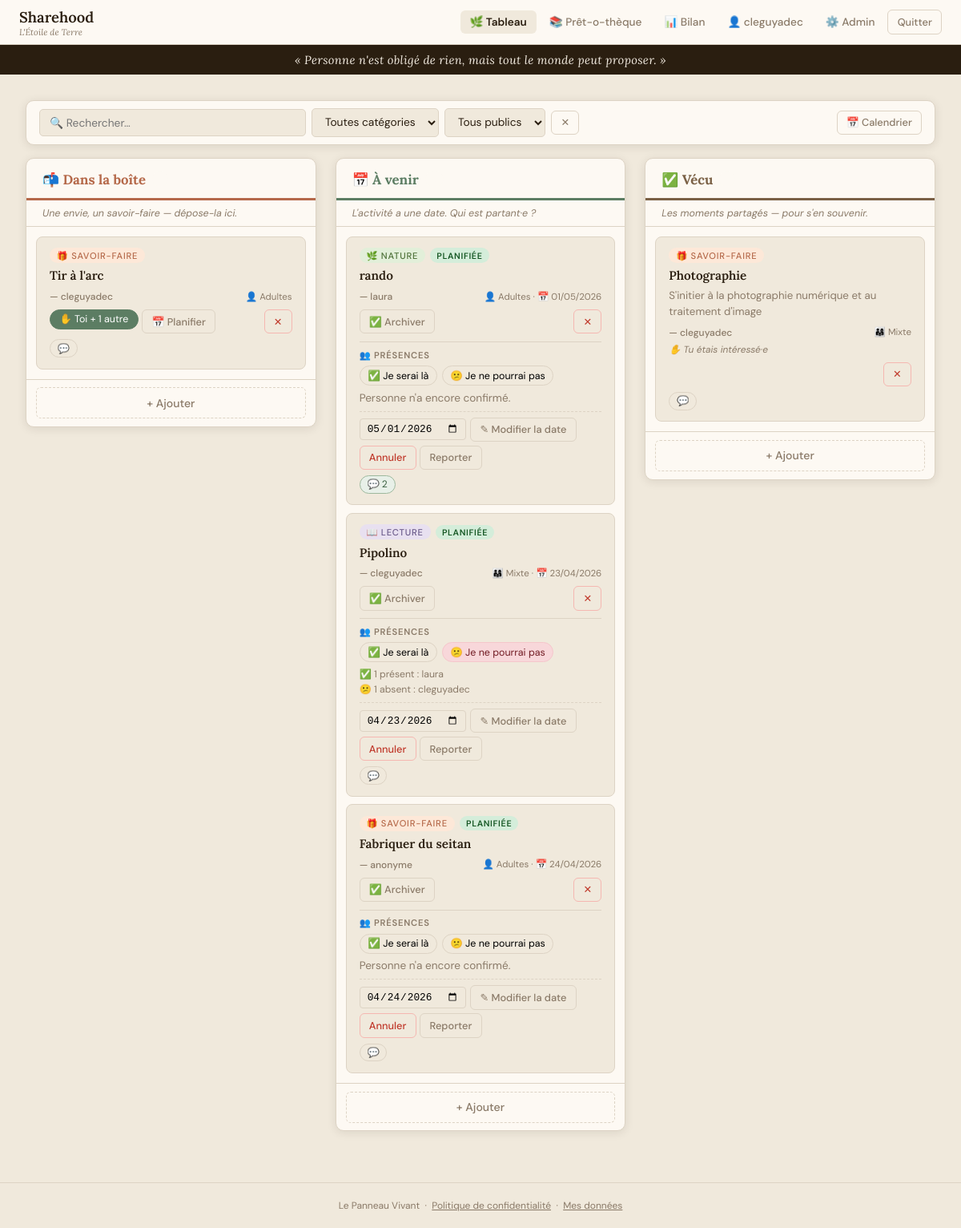
Page /?action=board (signed in) on the earlier database version.
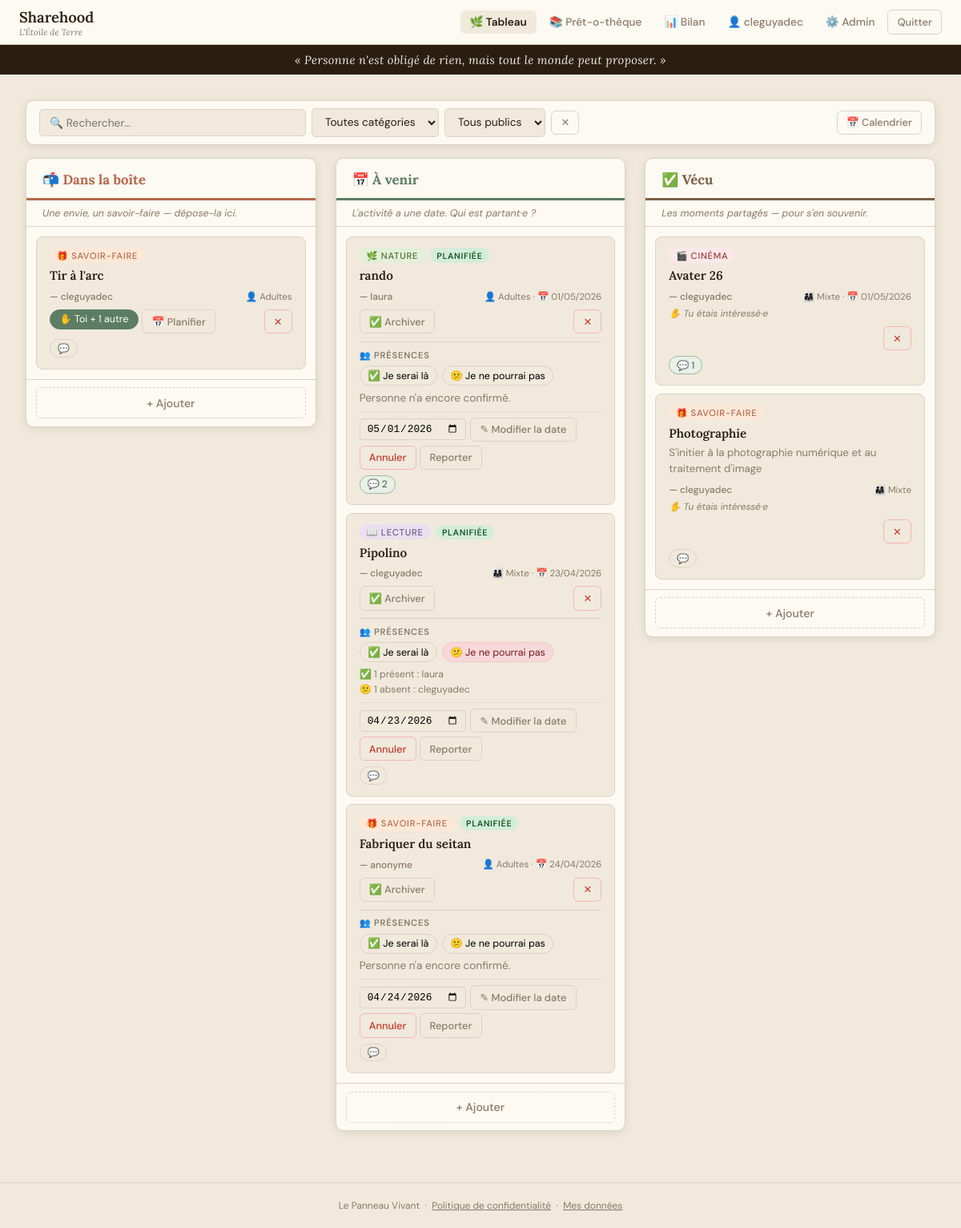
Same page on the later database version.
### tables this page shows
CREATE TABLE users (
            id               INTEGER PRIMARY KEY AUTOINCREMENT,
            display_name     TEXT    NOT NULL,
            password_hash    TEXT    NOT NULL,
            role             TEXT    NOT NULL DEFAULT 'member',
            household        TEXT,
            created_at       TEXT    NOT NULL DEFAULT (datetime('now')),
            last_login       TEXT,
            is_active        INTEGER NOT NULL DEFAULT 1,
            gdpr_consent_at  TEXT
        );

CREATE TABLE cards (
            id           INTEGER PRIMARY KEY AUTOINCREMENT,
            column_id    INTEGER NOT NULL DEFAULT 0,
            tag          TEXT    NOT NULL DEFAULT 'autre',
            title        TEXT    NOT NULL,
            body         TEXT,
            author_id    INTEGER,
            audience     TEXT    DEFAULT 'adultes',
            event_date   TEXT,
            created_at   TEXT    NOT NULL DEFAULT (datetime('now')),
            updated_at   TEXT, status TEXT NOT NULL DEFAULT 'idea',
            FOREIGN KEY (author_id) REFERENCES users(id) ON DELETE SET NULL
        );

### functions.php (called while the page is built, shortened)
<?php
function getDB(): PDO
{
    static $db = null;
    if ($db === null) {
        $db = new PDO('sqlite:' . DB_PATH);
        $db->setAttribute(PDO::ATTR_ERRMODE,            PDO::ERRMODE_EXCEPTION);
        $db->setAttribute(PDO::ATTR_DEFAULT_FETCH_MODE, PDO::FETCH_ASSOC);
        $db->exec('PRAGMA journal_mode = WAL');
        $db->exec('PRAGMA foreign_keys = ON');
    }
    return $db;
}
function currentUser(): ?array
{
    $stmt = getDB()->prepare('SELECT * FROM users WHERE id = ? AND is_active = 1');
    $stmt->execute([$_SESSION['user_id']]);
    return $stmt->fetch() ?: null;
}
function requireAuth(): array
{
    $user = currentUser();
    return $user;
}
function getCards(): array
{
    $stmt = getDB()->query('
        SELECT c.*, u.display_name AS author_name
        FROM   cards c
        LEFT JOIN users u ON c.author_id = u.id
        ORDER  BY c.column_id ASC, c.created_at DESC
    ');
    $cols = [0 => [], 1 => [], 2 => []];
    foreach ($stmt->fetchAll() as $card) {
        $cols[(int) $card['column_id']][] = $card;
    }
    return $cols;
}
function getCardInterests(int $cardId): array
{
    $stmt = getDB()->prepare('
        SELECT i.user_id, u.display_name
        FROM   interests i
        JOIN   users u ON i.user_id = u.id
        WHERE  i.card_id = ?
    ');
    $stmt->execute([$cardId]);
    return $stmt->fetchAll();
}
function getPresences(int $cardId): array
{
    $stmt = getDB()->prepare('
        SELECT p.user_id, p.attending, u.display_name
        FROM   presences p
        JOIN   users u ON p.user_id = u.id
        WHERE  p.card_id = ?
        ORDER  BY p.attending DESC, p.created_at ASC
    ');
    $stmt->execute([$cardId]);
    return $stmt->fetchAll();
}
function h(string $s): string
{
    return htmlspecialchars($s, ENT_QUOTES | ENT_SUBSTITUTE, 'UTF-8');
}
function fmtDate(?string $d): string
{
    $ts = strtotime($d);
    return $ts ? date('d/m/Y', $ts) : $d;
}

### index.php (the view, shortened to what this page needs)
<?php
require_once __DIR__ . '/functions.php';
$action = preg_replace('/[^a-z_]/', '', $_GET['action'] ?? 'board');
$user   = currentUser();
if (in_array($action, ['login', 'register', 'privacy'], true)) {
    if ($user && $action !== 'privacy') {
        redirect('?action=board');
    }
} else {
    $user = requireAuth();
}
switch ($action) {
    case 'board':     viewBoard($user);      break;
}
function layoutOpen(string $title, ?array $user = null, string $currentAction = ''): void
{
    $appName = h(APP_NAME);
    $appSub  = h(APP_SUBTITLE);
    $isAdmin = $user && $user['role'] === 'admin';
    echo <<<HTML
<!DOCTYPE html>
<html lang="fr">
<head>
<title>{$appName} — {$title}</title>
</head>
<body>
HTML;
    if ($user) {
        $board   = $currentAction === 'board'     ? 'active' : '';
        $library = $currentAction === 'library'   ? 'active' : '';
        $bilan   = $currentAction === 'dashboard' ? 'active' : '';
        $mydata  = $currentAction === 'my_data'   ? 'active' : '';
        $admin   = $currentAction === 'admin'     ? 'active' : '';
        $uname   = h($user['display_name']);
        $csrf    = csrfField();
        echo <<<HTML
<nav>
  <a class="nav-brand" href="?action=board">{$appName} <small>{$appSub}</small></a>
  <button class="nav-toggle" aria-label="Menu" aria-expanded="false" onclick="toggleNav(this)">☰</button>
  <div class="nav-links" id="nav-links">
    <a href="?action=board"     class="{$board}">🌿 Tableau</a>
    <a href="?action=library"   class="{$library}">📚 Prêt-o-thèque</a>
    <a href="?action=dashboard" class="{$bilan}">📊 Bilan</a>
    <a href="?action=my_data"   class="{$mydata}">👤 {$uname}</a>
HTML;
        if ($isAdmin) {
            echo "<a href=\"?action=admin\" class=\"{$admin}\">⚙️ Admin</a>";
        }
        echo <<<HTML
    <form method="post" action="?action=logout" style="display:inline">
      {$csrf}
      <button type="submit" class="btn btn-ghost btn-sm">Quitter</button>
    </form>
  </div>
</nav>
<script>
function toggleNav(btn) {
  const nav = document.getElementById('nav-links');
  const open = nav.classList.toggle('open');
  btn.setAttribute('aria-expanded', open);
  btn.textContent = open ? '✕' : '☰';
}
document.addEventListener('click', function(e) {
  const nav = document.getElementById('nav-links');
  if (nav && nav.classList.contains('open') && !e.target.closest('nav')) {
    nav.classList.remove('open');
    const btn = document.querySelector('.nav-toggle');
    if (btn) { btn.setAttribute('aria-expanded','false'); btn.textContent='☰'; }
  }
});
</script>
HTML;
    }
}
function layoutClose(): void
{
    echo <<<HTML
<footer>
  Le Panneau Vivant &nbsp;·&nbsp;
  <a href="?action=privacy" style="color:inherit">Politique de confidentialité</a> &nbsp;·&nbsp;
  <a href="?action=my_data" style="color:inherit">Mes données</a>
</footer>
</body></html>
HTML;
}
function viewBoard(array $user): void
{
    layoutOpen('Tableau', $user, 'board');
    $cards  = getCards();
    echo '<div class="rule-banner">« Personne n\'est obligé de rien, mais tout le monde peut proposer. »</div>';
    echo '<div class="page">';
    echo '<div class="filter-bar">';
    echo '<input type="search" id="board-search" placeholder="🔍 Rechercher…" oninput="filterBoard()">';
    echo '<select id="board-tag" onchange="filterBoard()"><option value="">Toutes catégories</option>';
    echo '</select>';
    echo '<select id="board-aud" onchange="filterBoard()"><option value="">Tous publics</option>';
    echo '</select>';
    echo '<button type="button" class="btn btn-ghost btn-sm" onclick="resetBoard()" title="Réinitialiser les filtres">✕</button>';
    echo '<button type="button" class="btn btn-ghost btn-sm" id="cal-btn" onclick="toggleCalendar()">📅 Calendrier</button>';
    echo '</div>';
    echo '<div class="board">';
    $allComments = getAllComments();
    foreach (COL_META as $colId => $col) {
        $colCards = $cards[$colId] ?? [];
        $cls      = 'col-' . $colId;
        $count    = count($colCards);
        echo <<<HTML
<div class="column {$cls}">
  <div class="col-header">
    <h2>{$col['icon']} {$col['title']} <span class="badge">{$count}</span></h2>
  </div>
  <p class="col-desc">{$col['desc']}</p>
  <div class="cards-list">
HTML;
        foreach ($colCards as $card) {
            renderCard($card, $user, $colId, $allComments[(int)$card['id']] ?? []);
        }
        echo '</div>';
        echo '<div class="col-footer">';
        echo '<button class="btn btn-dashed" onclick="openAddModal(' . $colId . ')">+ Ajouter</button>';
        echo '</div></div>';
    }
    echo '</div>';
    echo '</div>';
    layoutClose();
}
function renderCard(array $card, array $user, int $colId, array $comments = []): void
{
    $cardId     = (int) $card['id'];
    $tag        = TAG_META[$card['tag']] ?? TAG_META['autre'];
    $status     = $card['status'] ?? 'idea';
    $canAct     = ($card['author_id'] == $user['id']) || ($user['role'] === 'admin');
    $authorName = $card['author_name'] ? '— ' . h($card['author_name']) : '— anonyme';
    $audience   = AUDIENCE_META[$card['audience']] ?? '';
    $interests  = getCardInterests($cardId);
    $myInterest = false;
    $intNames   = [];
    foreach ($interests as $i) {
        $intNames[] = h($i['display_name']);
        if ($i['user_id'] == $user['id']) {
            $myInterest = true;
        }
    }
    $intCount = count($interests);
    echo '<div class="card" data-id="' . $cardId . '" data-title="' . h($card['title']) . '" data-body="' . h($card['body'] ?? '') . '" data-tag="' . h($card['tag']) . '" data-audience="' . h($card['audience'] ?? '') . '">';
    echo '<div style="display:flex;align-items:center;gap:.4rem;flex-wrap:wrap;margin-bottom:.1rem">';
    echo '<span class="tag ' . $tag['cls'] . '">' . $tag['emoji'] . ' ' . h($tag['label']) . '</span>';
    if ($colId === 1) {
        $sm = STATUS_META[$status] ?? STATUS_META['a_planifier'];
        echo '<span class="status-badge status-' . h($status) . '">' . $sm['label'] . '</span>';
    }
    echo '</div>';
    echo '<div class="card-title">' . h($card['title']) . '</div>';
    if ($card['body']) {
        echo '<div class="card-body">' . nl2br(h($card['body'])) . '</div>';
    }
    $dateStr = ($card['event_date'] && $status === 'planifiee') ? '📅 ' . fmtDate($card['event_date']) : '';
    echo '<div class="card-meta">';
    echo '<span class="card-author">' . $authorName . '</span>';
    echo '<span class="card-date">' . $audience . ($audience && $dateStr ? ' · ' : '') . $dateStr . '</span>';
    echo '</div>';
    if ($colId === 0) {
        $btnLabel  = $myInterest
            ? ($intCount > 1 ? '✋ Toi + ' . ($intCount - 1) . ' autre' . ($intCount > 2 ? 's' : '') : '✋ Tu es partant·e')
            : ($intCount > 0  ? '✋ ' . $intCount . ' partant' . ($intCount > 1 ? 's' : '') : '✋ Je veux participer');
        $intActive = $myInterest ? 'active' : '';
        $intTip    = $intNames   ? 'title="' . implode(', ', $intNames) . '"' : '';
        echo '<div class="card-actions">';
        echo '<form method="post" action="?action=interest_toggle" style="display:inline">';
        echo '<button type="submit" class="interest-btn ' . $intActive . '" ' . $intTip . '>' . $btnLabel . '</button>';
        echo '</form>';
    } else {
        if ($intCount > 0) {
            $tip = 'title="Intéressé·es : ' . implode(', ', $intNames) . '"';
            $txt = $myInterest
                ? ($intCount > 1 ? '✋ Toi + ' . ($intCount - 1) . ' intéressé' . ($intCount > 2 ? 's' : '') : '✋ Tu étais intéressé·e')
                : '✋ ' . $intCount . ' intéressé' . ($intCount > 1 ? 's' : '');
            echo '<div class="voters-row" ' . $tip . '>' . $txt . '</div>';
        }
        echo '<div class="card-actions">';
    }
    if ($canAct && $colId < 2) {
        $nextCol  = $colId + 1;
        $nextIcon = $nextCol === 1 ? '📅 Planifier' : '✅ Archiver';
        echo '<form method="post" action="?action=card_move" style="display:inline">';
        echo '<button type="submit" class="btn btn-ghost btn-sm">' . $nextIcon . '</button>';
        echo '</form>';
    }
    if ($canAct) {
        echo '<form method="post" action="?action=card_delete" style="display:inline;margin-left:auto">';
        echo '<button type="submit" class="btn btn-ghost btn-sm" style="color:#c0392b;border-color:#f5b7b1" ';
        echo 'onclick="return confirm(\'Supprimer cette carte ?\')">✕</button>';
        echo '</form>';
    }
    echo '</div>';
    if ($colId === 1) {
        renderPlanningSection($card, $user, $cardId, $status, $canAct);
    }
    $commentCount = count($comments);
    $hasCls       = $commentCount > 0 ? ' has' : '';
    $cSectionId   = 'cmts-' . $cardId;
    echo '<div style="margin-top:.4rem">';
    echo '<button type="button" class="comment-toggle' . $hasCls . '" onclick="toggleEl(\'' . $cSectionId . '\')">';
    echo '💬' . ($commentCount > 0 ? ' ' . $commentCount : '') . '</button>';
    echo '</div>';
    echo '</div>';
}
function renderPlanningSection(array $card, array $user, int $cardId, string $status, bool $canAct): void
{
    if ($status === 'planifiee') {
        renderPresenceSection($card, $user, $cardId, $canAct);
        return;
    }
}
function renderPresenceSection(array $card, array $user, int $cardId, bool $canAct): void
{
    $presences   = getPresences($cardId);
    $attending   = [];
    $declining   = [];
    $myAttending = null;
    foreach ($presences as $p) {
        if ((int) $p['attending'] === 1) {
            $attending[] = h($p['display_name']);
        } else {
            $declining[] = h($p['display_name']);
        }
        if ($p['user_id'] == $user['id']) {
            $myAttending = (int) $p['attending'];
        }
    }
    echo '<div class="presence-section">';
    echo '<div class="poll-section-title">👥 Présences</div>';
    echo '<div class="presence-btns">';
    $willClass = $myAttending === 1 ? ' will-be' : '';
    echo '<form method="post" action="?action=presence_toggle" style="display:inline">';
    echo '<button type="submit" class="presence-btn' . $willClass . '">✅ Je serai là</button>';
    echo '</form>';
    $wontClass = $myAttending === 0 ? ' wont-be' : '';
    echo '<form method="post" action="?action=presence_toggle" style="display:inline">';
    echo '<button type="submit" class="presence-btn' . $wontClass . '">😕 Je ne pourrai pas</button>';
    echo '</form>';
    echo '</div>';
    if (!empty($attending)) {
        $tip = 'title="' . implode(', ', $attending) . '"';
        echo '<div class="presence-list" ' . $tip . '>';
        echo '✅ ' . count($attending) . ' présent' . (count($attending) > 1 ? 's' : '') . ' : ' . implode(', ', $attending);
        echo '</div>';
    }
    if (!empty($declining)) {
        $tip = 'title="' . implode(', ', $declining) . '"';
        echo '<div class="presence-list" ' . $tip . '>';
        echo '😕 ' . count($declining) . ' absent' . (count($declining) > 1 ? 's' : '') . ' : ' . implode(', ', $declining);
        echo '</div>';
    }
    if (empty($presences)) {
        echo '<p class="text-sm text-muted">Personne n\'a encore confirmé.</p>';
    }
    if ($canAct) {
        echo '<div class="poll-admin-row">';
        echo '<form method="post" action="?action=card_confirm_date" style="display:flex;gap:.3rem;flex-wrap:wrap;align-items:center">';
        echo '<input type="date" name="event_date" value="' . h($card['event_date'] ?? '') . '" style="font-size:.8rem;padding:.25rem .5rem;border:1px solid var(--border);border-radius:4px;background:var(--bg)">';
        echo '<button type="submit" class="btn btn-ghost btn-sm">✎ Modifier la date</button>';
        echo '</form>';
        echo '<form method="post" action="?action=card_status_update" style="display:inline">';
        echo '<button type="submit" class="btn btn-ghost btn-sm" style="color:#c0392b;border-color:#f5b7b1">Annuler</button>';
        echo '</form>';
        echo '<form method="post" action="?action=card_status_update" style="display:inline">';
        echo '<button type="submit" class="btn btn-ghost btn-sm">Reporter</button>';
        echo '</form>';
        echo '</div>';
    }
    echo '</div>';
}

Differences in the rows shown:
added cards: tag "🎬", tag "CINÉMA", title "Avater 26", author.display_name "— cleguyadec", audience "👨‍👩‍👧 Mixte", dateStr "📅 01/05/2026", txt "✋ Tu étais intéressé·e", commentCount "1", shown under "Vécu"
